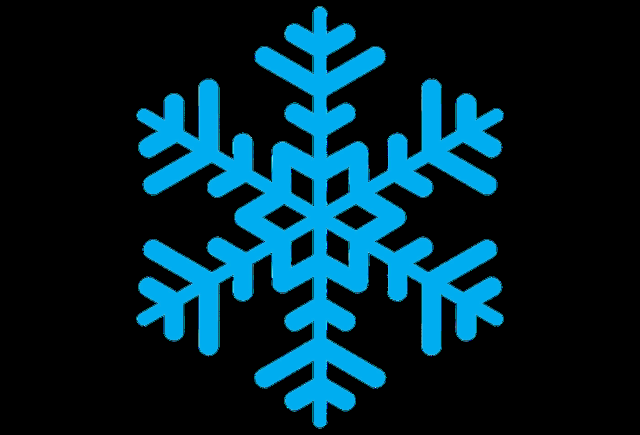
//> input picture img/snow.png, 1280 x 869 px (shown at 1/2 size)
$ ./main_old   (built with g++ and OpenCV 4)
//> lines starting //> are read from the running program, lines starting //| are printed output that depends on the picture
#include <opencv2/opencv.hpp>
#include <vector>
#include <random>
#include <iostream>

struct Snowflake {
    cv::Point2f pos;
    cv::Point2f velocity;
    float scale;
    float rotation;
    float rotation_speed;
    cv::Mat rotated_img;

    Snowflake(int width, int height, const cv::Mat& original_img) {
        pos.x = static_cast<float>(rand() % width);
        pos.y = -50.0f;

        static std::random_device rd;
        static std::mt19937 gen(rd());
        static std::uniform_real_distribution<float> speed_y(1.0f, 3.0f);
        static std::uniform_real_distribution<float> speed_x(-0.5f, 0.5f);

        velocity.y = speed_y(gen);
        velocity.x = speed_x(gen);

        // Масштаб: от 5% до 20% от высоты кадра
        static std::uniform_real_distribution<float> scale_dist(0.05f, 0.10f);
        scale = scale_dist(gen);

        int target_height = static_cast<int>(height * scale);
        int target_width = static_cast<int>(original_img.cols * ((float)target_height / original_img.rows));

        cv::Mat resized;
        cv::resize(original_img, resized, cv::Size(target_width, target_height), 0, 0, cv::INTER_AREA);

        // Чистим альфа-канал: если альфа < 30, делаем полностью прозрачным
        if (resized.channels() == 4) {
            for (int y = 0; y < resized.rows; ++y) {
                for (int x = 0; x < resized.cols; ++x) {
                    cv::Vec4b& pixel = resized.at<cv::Vec4b>(y, x);
                    if (pixel[3] < 30) {
                        pixel[3] = 0;
                    }
                }
            }
        }

        rotated_img = resized.clone();
        rotation = static_cast<float>(rand() % 360);
        rotation_speed = static_cast<float>(rand() % 4 - 2); // -2..+2
    }
};

// Смешиваем пиксель с фоном по альфа-каналу (корректно для BGR)
void blendPixel(cv::Mat& frame, int x, int y, const cv::Vec4b& overlay_pixel) {
    if (overlay_pixel[3] == 0) return;

    cv::Vec3b bg = frame.at<cv::Vec3b>(y, x);
    float alpha = overlay_pixel[3] / 255.0f;

    cv::Vec3b result;
    for (int i = 0; i < 3; ++i) {
        result[i] = static_cast<uchar>(
            alpha * overlay_pixel[i] + (1 - alpha) * bg[i]
        );
    }

    frame.at<cv::Vec3b>(y, x) = result;
}

int main()
{
    // Загружаем с прозрачностью
    cv::Mat snow_img = cv::imread("../../img/snow.png", cv::IMREAD_UNCHANGED);
//> snow_img is the input picture: 869 rows x 1280 cols, CV_8UC4; mean B, G, R, A 46.8, 34.2, 0.8, 45.9
    if (snow_img.empty())
    {
        std::cerr << "Ошибка: не удалось загрузить файл snow.png" << std::endl;
        return -1;
    }

    cv::Mat img_rgba;
    if (snow_img.channels() == 3) {
        cv::cvtColor(snow_img, img_rgba, cv::COLOR_BGR2BGRA);
    } else if (snow_img.channels() == 4) {
        img_rgba = snow_img;
    } else {
        std::cerr << "Неподдерживаемое количество каналов в изображении" << std::endl;
        return -1;
    }

    const int width = 1280;
    const int height = 720;
    const int num_snowflakes = 700;
    const int fps = 60;
    const double duration_sec = 20.0;
    const int total_frames = static_cast<int>(duration_sec * fps);

    cv::VideoWriter video_writer("snowfall_blue.mp4",
                                 cv::VideoWriter::fourcc('m', 'p', '4', 'v'),
                                 fps, cv::Size(width, height));

    if (!video_writer.isOpened()) {
        std::cerr << "Ошибка: не удалось открыть VideoWriter" << std::endl;
        return -1;
    }

    std::vector<Snowflake> snowflakes;
    for (int i = 0; i < num_snowflakes; ++i)
    {
        snowflakes.emplace_back(width, height, img_rgba);
    }
//> this loop made 700 passes
//> pass 1, in Snowflake, `cv::resize(original_img, resized, cv::Size(target_width, target_height..`:
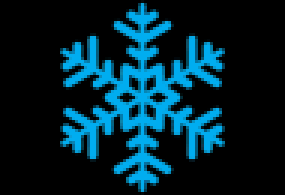
//> resized: 65 rows x 95 cols, CV_8UC4 (shown 3 times larger); mean B, G, R, A 46.8, 34.2, 0.8, 45.9
//> pass 2, in Snowflake (call 2), `cv::resize(original_img, resized, cv::Size(target_width, target_height..`:
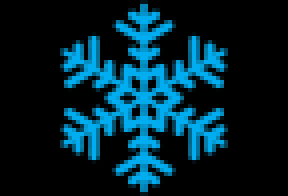
//> resized: 49 rows x 72 cols, CV_8UC4 (shown 4 times larger); mean B, G, R, A 46.8, 34.2, 0.8, 45.9
//> after the loop, snowflakes = 700 items

    for (int frame_idx = 0; frame_idx < total_frames; ++frame_idx) {
//> (the run ends here: the time limit is reached, at `cv::Mat frame = cv::Mat::zeros(height, width, CV_8UC3);`)
